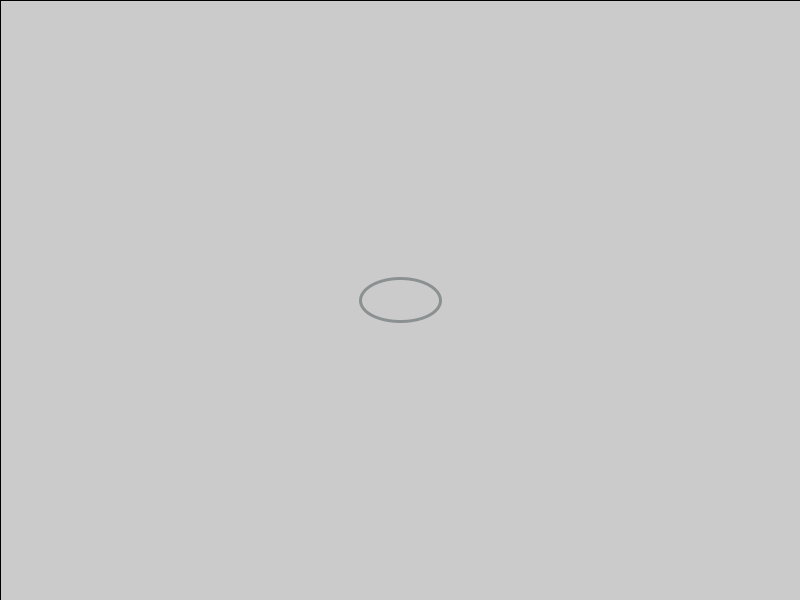
Frame 1 (no input)
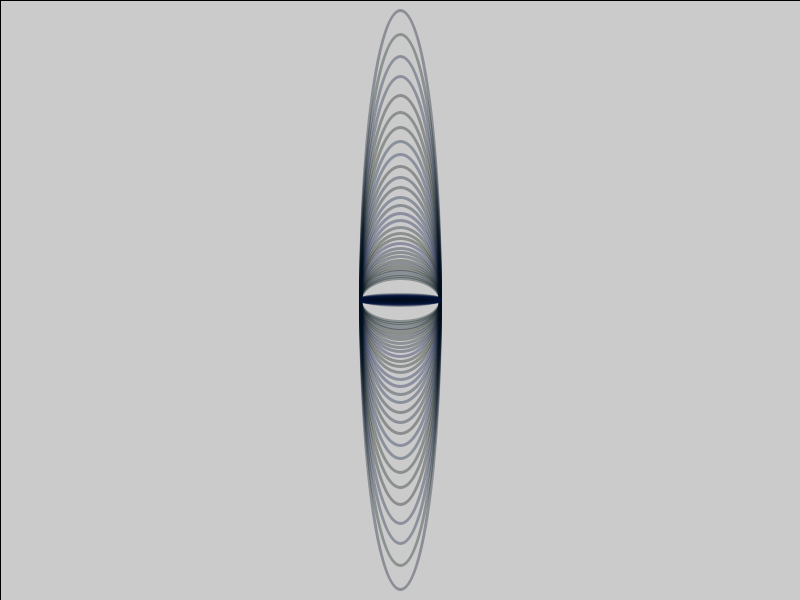
Frame 60 (the mouse pressed at the canvas centre just before this capture)
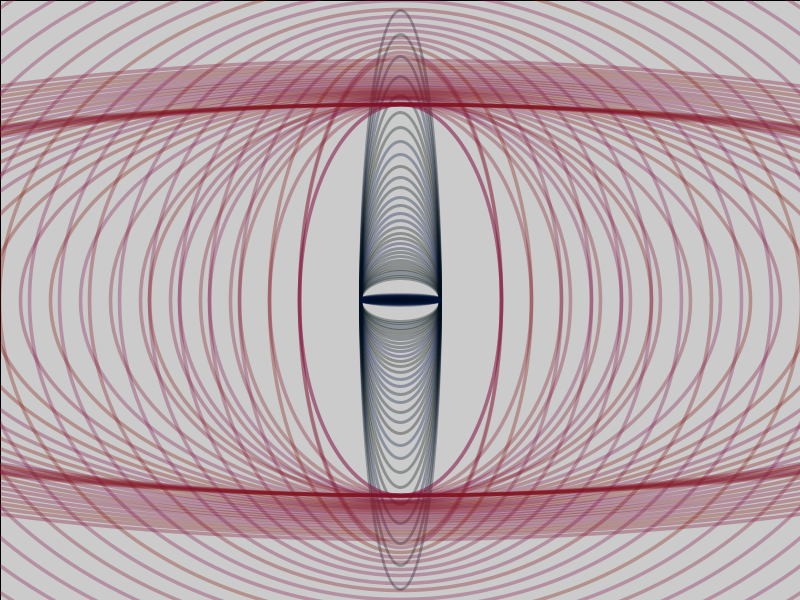
Frame 120 (the mouse held since frame 60 and released just before this capture)

The Processing sketch that drew these frames (run headless with seeded random() and noise(); from frame 60 on, the mouse is pressed at the canvas centre):

// Processing sketch: processing_63842
// ── processing_63842.pde

float x = 40;
float y = 40;
float change = 1;
float geschwindigkeit = 1.09;
float colR = mouseY;
float rad = 3;
  
void setup() {
  size(800, 600);
  smooth();
  colorMode(RGB,600,255,255);
  fill(460,200,200,40);
  rect(0,0,width,height);
}
void draw() {
 
  x= x+change * mouseY*0.1;
  y = y*geschwindigkeit;
  //geschwindigkeit=random(-2,3);
  
  if ((y >= height) || (y <= 1)) {
    geschwindigkeit=1/geschwindigkeit;
    y= 1;
  }
  
  if ((x >= width) || (x <= 4)) {
    change =-change;
    x=1;
     
  }
  colR = mouseY;
  strokeWeight (rad);
  stroke (colR,random(10,20),random(80),80);
  noFill();
  //fill (colR,random(10,20),random(80),80);
  ellipse (width/2,height/2,x*2+mouseX/2,y+mouseY*1.3);
  
}
 
void mousePressed() {
rad = rad*1.2;
}
 
void keyPressed() {
rad= 3;
 noStroke();
 fill(460,200,200);
 rect(0,0,width,height);
}
